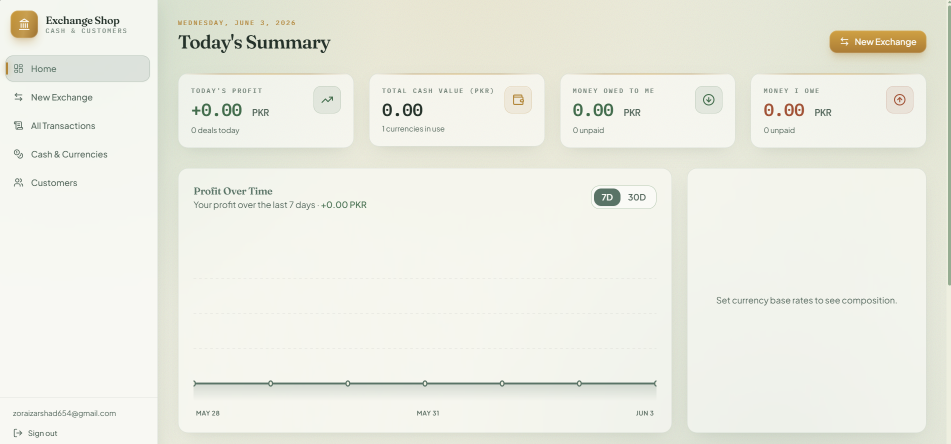
#> input picture Projects Pics/CashDash.png, 1902 x 888 px, found by its file name (shown at 1/2 size)
$ python convert_cashdash.py
#> lines starting #> are read from the running program, lines starting #| are printed output that depends on the picture
from PIL import Image, ImageOps
img = ImageOps.exif_transpose(Image.open("Projects Pics/CashDash.png")).convert("RGB")
mw=1400
if img.width>mw:
    h=round(img.height*mw/img.width); img=img.resize((mw,h), Image.LANCZOS)
#> after `h = round(img.height * mw / img.width)`: h = 654
#> after `img = img.resize((mw, h), Image.LANCZOS)`:
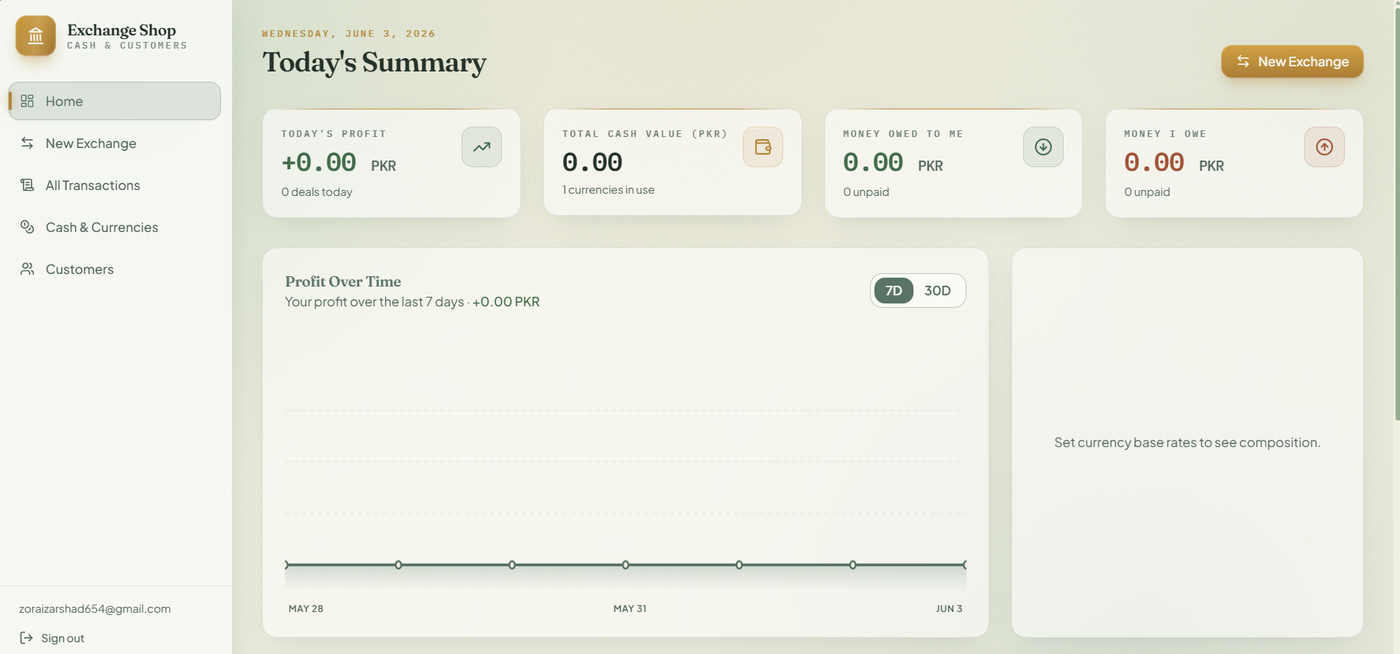
#> img: PIL image 1400x654 RGB; mean R, G, B 236.3, 237.4, 227.4
img.save("public/media/cashdash.webp","WEBP",quality=88,method=6)
import os; print(f"cashdash.webp {img.width}x{img.height} {os.path.getsize('public/media/cashdash.webp')//1024}KB")

$ run again, with Projects Pics/DFSS.png copied over Projects Pics/CashDash.png
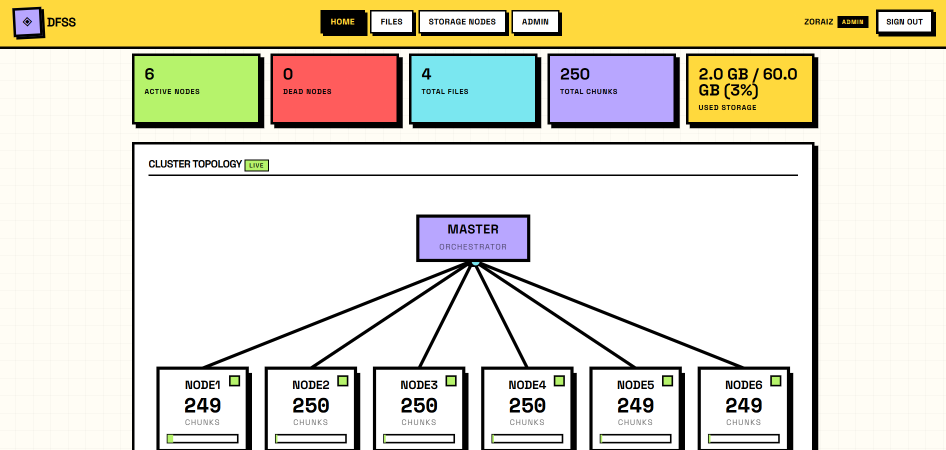
#> input picture Projects Pics/DFSS.png, 1892 x 899 px, found by its file name (shown at 1/2 size)
#> `img = img.resize((mw, h), Image.LANCZOS)`:
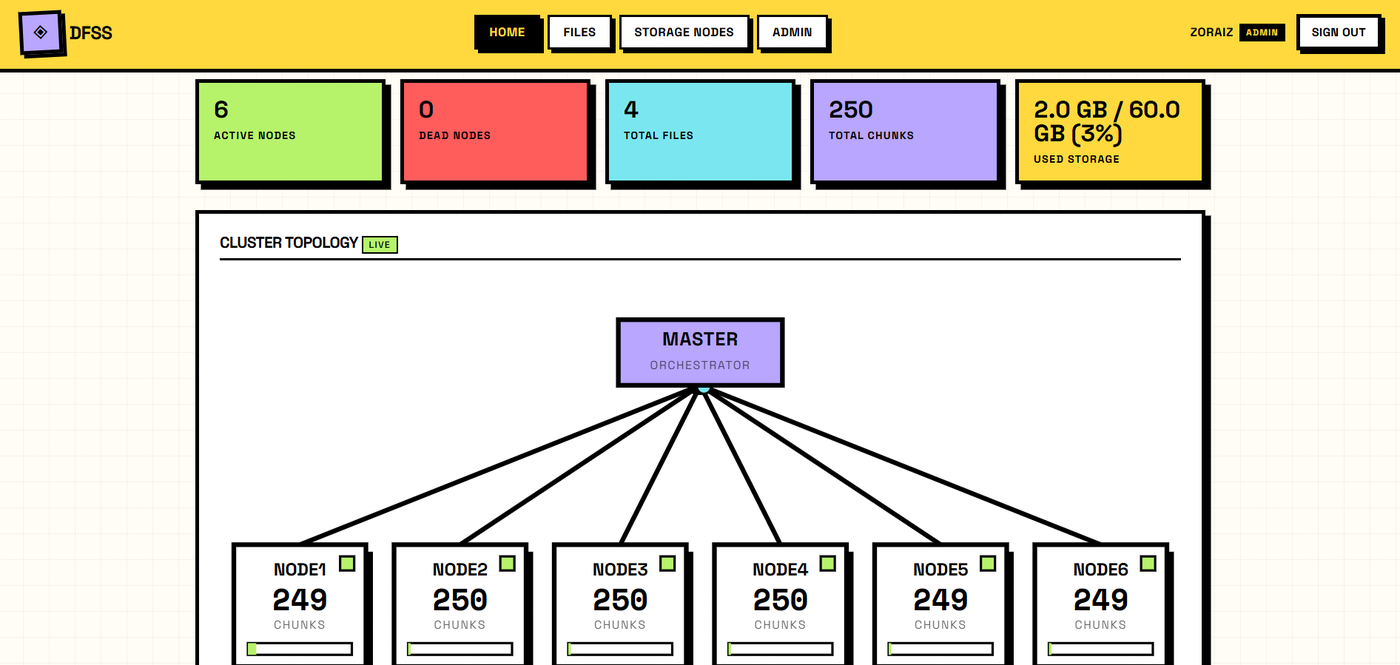
#> img: PIL image 1400x665 RGB; mean R, G, B 225.5, 221, 203.3
